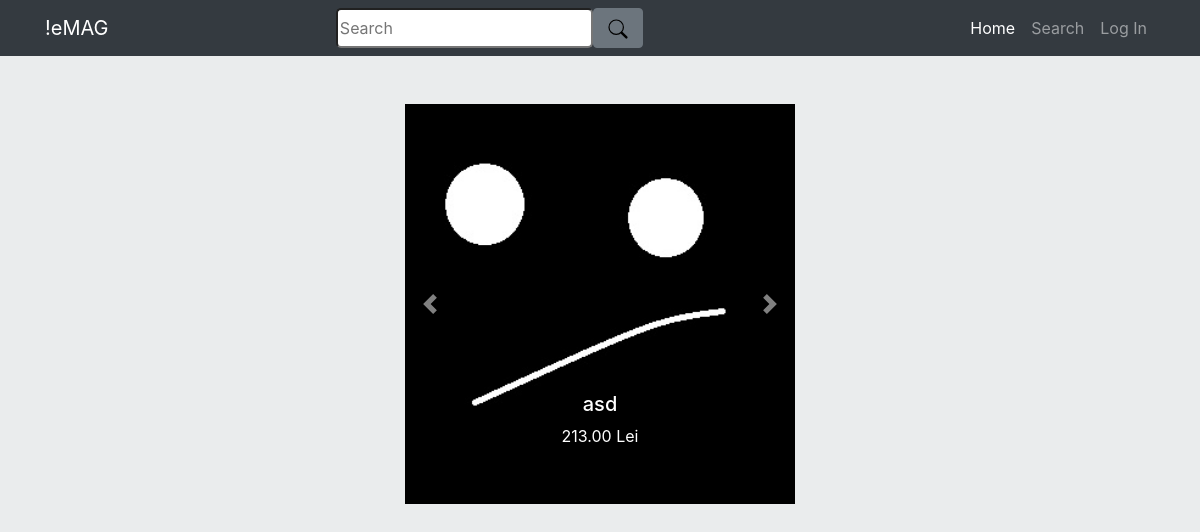
The app's page /search, older data.
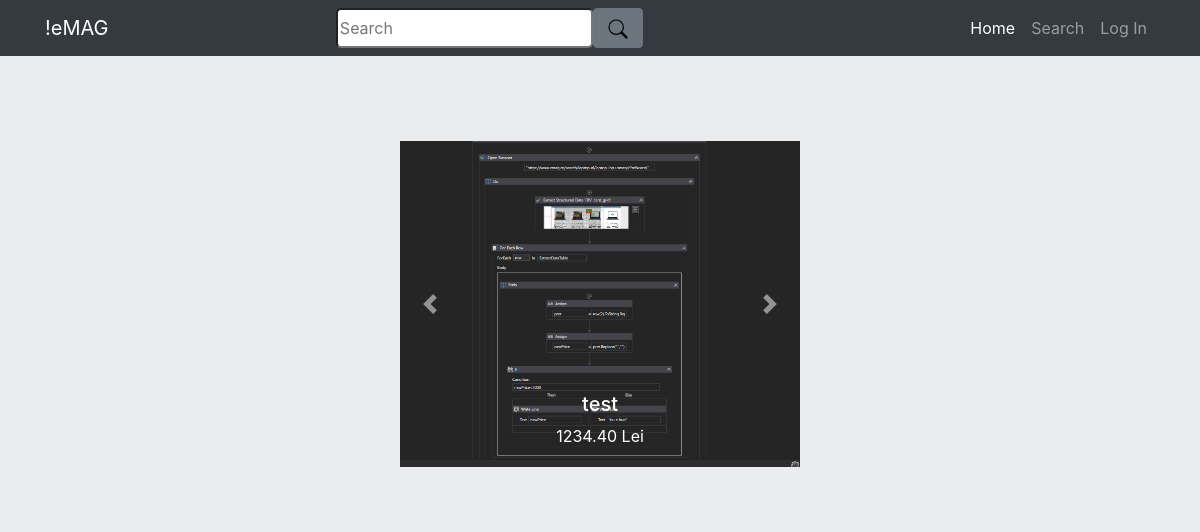
The same page, newer data.
### products/models.py (models this page shows, shortened)
class Product(models.Model):
    name = models.CharField(max_length=100)
    producttype = models.ForeignKey(ProductType, on_delete=models.CASCADE)
    price = models.DecimalField(max_digits=10,decimal_places=2)
    image = models.FileField(upload_to='images/',default='uploads/default.jpg')
    description = models.TextField(max_length=1000, default='Item description')
    objects = models.Manager()
    class Meta:
        verbose_name = "product"
        verbose_name_plural = "products"

### products/views/search.py (the view)
# urls.py: path('search', SearchView.as_view(), name = 'Search'),
class SearchView(ListView):
    queryset = Product.objects.all()

### templates/products/product_list.html (shortened to what this page needs)
{% extends "base/base.html" %}
{% block content %}
    <div class="row mt-5 justify-content-center">
        <div id="carouselExampleControls" class="carousel slide" data-ride="carousel">
            <div class="carousel-inner">
            {% for object in object_list|slice:"3" %}
                <div class="carousel-item {% if forloop.first %} active {% endif %} ">
                    <a href="{% url 'Item' object.pk %}">
                        <img class="d-block" src="{{object.image.url}}" width="400" height="400" alt="First slide" style="object-fit: contain;">
                        <div class="carousel-caption d-none d-md-block">
                            <h5>{{object.name}}</h5>
                            <p>{{object.price}} Lei</p>
                        </div>
                    </a>
                </div>
            {% endfor %}
            </div>
            <a class="carousel-control-prev" href="#carouselExampleControls" role="button" data-slide="prev">
                <span class="carousel-control-prev-icon" aria-hidden="true"></span>
                </a>
                <a class="carousel-control-next" href="#carouselExampleControls" role="button" data-slide="next">
                <span class="carousel-control-next-icon" aria-hidden="true"></span>
            </a>
        </div>
    </div>
{% endblock content %}

### templates/base/base.html (shortened to what this page needs)
{% load static %}
<!DOCTYPE html>
<html>
    <head>
            {% block stylesheets %}
                <link rel="stylesheet" href ="{% static "css/bootstrap.min.css" %}">
                <link rel="stylesheet" href ="{% static "css/styles.css" %}">
            {% endblock %}
    </head>
    <body>
        {% block navbar %}
            {% include "base/navbar.html" %}
        {% endblock navbar %}
        <main role="main" class="container">
            {% block content %}{% endblock content %}
        </main>
    </body>
</html>

### templates/base/navbar.html (shortened to what this page needs)
<nav class="navbar navbar-expand-lg navbar-dark bg-dark static-top">
    <div class="container">
        <a class="navbar-brand " href="{% url 'HomePage' %}">!eMAG</a>
        <div class="collapse navbar-collapse" id="navbarResponsive">
            <div class="navbar-nav w-50 mx-auto justify-content-center">
                <input type="text" placeholder="Search" class="w-50">
                <button class="btn btn-secondary"> <img src="/uploads/icons/search.svg" alt="" width="24" height="24" title="Bootstrap"></button>
            </div>
            <ul class="navbar-nav ml-auto">
                <li class="nav-item {% if active_page|default:'HomePage' == 'HomePage' %} active {% endif %}">
                    <a class="nav-link"  href="{% url 'HomePage' %}">Home
                    </a>
                </li>
                <li class="nav-item {% if active_page == 'Search' %} active {% endif %}">
                    <a class="nav-link" href="{% url 'Search' %}">Search</a>
                </li>
                {% if user.is_authenticated %}
                    <li class="nav-item dropdown">
                        <a class="nav-link dropdown-toggle text-uppercase font-weight-bold" href="#" id="navbarDropdown" role="button" data-toggle="dropdown" aria-haspopup="true" aria-expanded="false">
                            {{user.get_username}}
                        </a>
                        <div class="dropdown-menu" aria-labelledby="navbarDropdown">
                            <a class="dropdown-item" href="{% url 'Cart' %}">Cart</a>
                            <a class="dropdown-item" href="{% url 'Profile' %}">Profile</a>
                            <a class="dropdown-item" href="{% url 'logout' %}">Log Out</a>
                        </div>
                    </li>
                {% else %}
                <li class="nav-item {% if active_page == 'login' %} active {% endif %}">
                    <a class="nav-link"  href="{% url 'login' %}">Log In
                    </a>
                </li>
                {% endif %}
            </ul>
        </div>
    </div>
</nav>

### static/css/styles.css (style rules this page uses)
body { background-color: #eaeced; }
input { border-radius: 5px; }
.navbar-brand { border-radius: 10px; }

Row changes from the older to the newer data that the page shows:
removed Product: image (placeholder picture), name "asd", price "213.00"
added Product: image (picture), name "test", price "1234.40"
